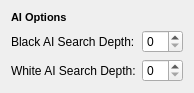
<?xml version="1.0" encoding="UTF-8"?>
<ui version="4.0">
 <class>AIOptionsWidget</class>
 <widget class="QWidget" name="AIOptionsWidget">
  <property name="geometry">
   <rect>
    <x>0</x>
    <y>0</y>
    <width>186</width>
    <height>89</height>
   </rect>
  </property>
  <property name="windowTitle">
   <string>AI Options</string>
  </property>
  <layout class="QGridLayout" name="gridLayout">
   <item row="0" column="0">
    <widget class="QLabel" name="label">
     <property name="text">
      <string>&lt;!DOCTYPE HTML PUBLIC &quot;-//W3C//DTD HTML 4.0//EN&quot; &quot;http://www.w3.org/TR/REC-html40/strict.dtd&quot;&gt;
&lt;html&gt;&lt;head&gt;&lt;meta name=&quot;qrichtext&quot; content=&quot;1&quot; /&gt;&lt;style type=&quot;text/css&quot;&gt;
p, li { white-space: pre-wrap; }
&lt;/style&gt;&lt;/head&gt;&lt;body style=&quot; font-family:'MS Shell Dlg 2'; font-size:8.25pt; font-weight:400; font-style:normal;&quot;&gt;
&lt;p style=&quot; margin-top:0px; margin-bottom:0px; margin-left:0px; margin-right:0px; -qt-block-indent:0; text-indent:0px;&quot;&gt;&lt;span style=&quot; font-size:8pt; font-weight:600;&quot;&gt;AI Options&lt;/span&gt;&lt;/p&gt;&lt;/body&gt;&lt;/html&gt;</string>
     </property>
    </widget>
   </item>
   <item row="1" column="0">
    <widget class="QLabel" name="label_2">
     <property name="text">
      <string>Black AI Search Depth:</string>
     </property>
    </widget>
   </item>
   <item row="2" column="0">
    <widget class="QLabel" name="label_3">
     <property name="text">
      <string>White AI Search Depth:</string>
     </property>
    </widget>
   </item>
   <item row="1" column="1">
    <widget class="QSpinBox" name="blackAIDepthSpinbox"/>
   </item>
   <item row="2" column="1">
    <widget class="QSpinBox" name="whiteAIDepthSpinbox"/>
   </item>
   <item row="2" column="2">
    <spacer name="horizontalSpacer">
     <property name="orientation">
      <enum>Qt::Horizontal</enum>
     </property>
     <property name="sizeHint" stdset="0">
      <size>
       <width>40</width>
       <height>20</height>
      </size>
     </property>
    </spacer>
   </item>
   <item row="3" column="0">
    <spacer name="verticalSpacer">
     <property name="orientation">
      <enum>Qt::Vertical</enum>
     </property>
     <property name="sizeHint" stdset="0">
      <size>
       <width>20</width>
       <height>40</height>
      </size>
     </property>
    </spacer>
   </item>
  </layout>
 </widget>
 <resources/>
 <connections/>
</ui>
